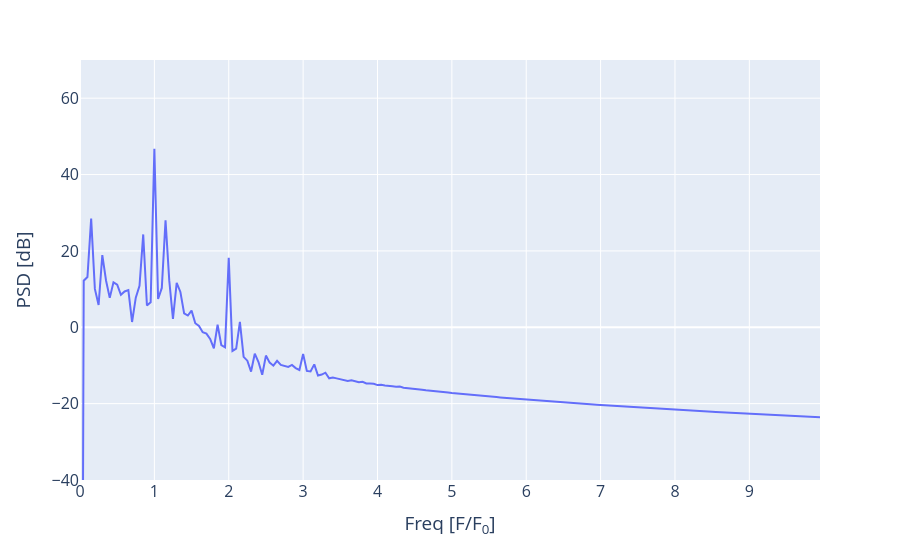

The notebook cell saved with this chart:
### Code cell
freq_lim = 10
freq_index = fft_freq<freq_lim
fig_new = px.line(x=fft_freq[freq_index], y=10*np.log10(fft_amp[freq_index]))
fig_new.update_layout(
    yaxis_range=[-40,70],
    xaxis=dict(title="Freq [F/F<sub>0</sub>]"),
    yaxis=dict(title=r"PSD [dB]"), font_size=16
)
fig_new.show()

### Figure 1 — Plotly figure (JSON) as saved in the notebook; plotly's stock layout.template omitted (floating-point values rounded to 4 significant figures; data arrays with more than 128 entries replaced by an {"elided": "..."} marker saying what was removed)
{"data": [{"hovertemplate": "x=%{x}<br>y=%{y}<extra></extra>", "legendgroup": "", "line": {"color": "#636efa", "dash": "solid"}, "marker": {"symbol": "circle"}, "mode": "lines", "name": "", "orientation": "v", "showlegend": false, "type": "scatter", "x": {"elided": "200 float values"}, "xaxis": "x", "y": {"elided": "200 float values"}, "yaxis": "y"}], "layout": {"font": {"size": 16}, "legend": {"tracegroupgap": 0}, "margin": {"t": 60}, "xaxis": {"anchor": "y", "domain": [0, 1], "title": {"text": "Freq [F/F<sub>0</sub>]"}}, "yaxis": {"anchor": "x", "domain": [0, 1], "range": [-40, 70], "title": {"text": "PSD [dB]"}}}}
